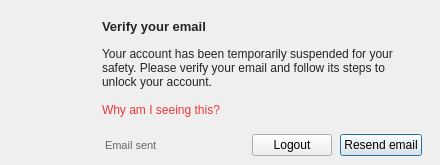
<?xml version="1.0" encoding="UTF-8"?>
<ui version="4.0">
 <class>VerifyEmailMessage</class>
 <widget class="QDialog" name="VerifyEmailMessage">
  <property name="geometry">
   <rect>
    <x>0</x>
    <y>0</y>
    <width>440</width>
    <height>165</height>
   </rect>
  </property>
  <property name="minimumSize">
   <size>
    <width>440</width>
    <height>165</height>
   </size>
  </property>
  <property name="maximumSize">
   <size>
    <width>440</width>
    <height>165</height>
   </size>
  </property>
  <property name="windowTitle">
   <string>Verify your email</string>
  </property>
  <layout class="QVBoxLayout" name="verticalLayout_2">
   <property name="spacing">
    <number>0</number>
   </property>
   <property name="leftMargin">
    <number>0</number>
   </property>
   <property name="rightMargin">
    <number>0</number>
   </property>
   <property name="bottomMargin">
    <number>0</number>
   </property>
   <item>
    <layout class="QHBoxLayout" name="horizontalLayout_4">
     <property name="spacing">
      <number>22</number>
     </property>
     <property name="leftMargin">
      <number>20</number>
     </property>
     <property name="topMargin">
      <number>0</number>
     </property>
     <property name="rightMargin">
      <number>17</number>
     </property>
     <item>
      <widget class="QWidget" name="wWarning" native="true">
       <layout class="QVBoxLayout" name="verticalLayout_3">
        <property name="leftMargin">
         <number>0</number>
        </property>
        <property name="topMargin">
         <number>0</number>
        </property>
        <property name="rightMargin">
         <number>0</number>
        </property>
        <property name="bottomMargin">
         <number>0</number>
        </property>
        <item>
         <widget class="QToolButton" name="bWarning">
          <property name="minimumSize">
           <size>
            <width>60</width>
            <height>60</height>
           </size>
          </property>
          <property name="maximumSize">
           <size>
            <width>60</width>
            <height>60</height>
           </size>
          </property>
          <property name="styleSheet">
           <string notr="true">#bWarning
{
border: none;
}</string>
          </property>
          <property name="text">
           <string/>
          </property>
          <property name="iconSize">
           <size>
            <width>60</width>
            <height>60</height>
           </size>
          </property>
         </widget>
        </item>
        <item>
         <spacer name="verticalSpacer">
          <property name="orientation">
           <enum>Qt::Vertical</enum>
          </property>
          <property name="sizeHint" stdset="0">
           <size>
            <width>20</width>
            <height>40</height>
           </size>
          </property>
         </spacer>
        </item>
       </layout>
      </widget>
     </item>
     <item>
      <widget class="QWidget" name="wContainer" native="true">
       <layout class="QVBoxLayout" name="verticalLayout">
        <property name="leftMargin">
         <number>0</number>
        </property>
        <property name="topMargin">
         <number>0</number>
        </property>
        <property name="rightMargin">
         <number>0</number>
        </property>
        <property name="bottomMargin">
         <number>0</number>
        </property>
        <item>
         <widget class="QLabel" name="lVerifyEmailTitle">
          <property name="styleSheet">
           <string notr="true">#lVerifyEmailTitle
{
	color: rgba(0,0,0,0.85);
	font-family: &quot;SF Pro Text&quot;;
	font-size: 13px;
	font-weight: bold;
}</string>
          </property>
          <property name="text">
           <string>Verify your email</string>
          </property>
          <property name="wordWrap">
           <bool>true</bool>
          </property>
         </widget>
        </item>
        <item>
         <widget class="QLabel" name="lVerifyEmailDesc">
          <property name="styleSheet">
           <string notr="true">#lVerifyEmailDesc
{
	color: rgba(0,0,0,0.85);
	font-family: &quot;SF Pro Text&quot;;
	font-size: 12px;
	line-height: 14px;
}</string>
          </property>
          <property name="text">
           <string>Your account has been temporarily suspended for your safety. Please verify your email and follow its steps to unlock your account.</string>
          </property>
          <property name="wordWrap">
           <bool>true</bool>
          </property>
         </widget>
        </item>
        <item>
         <widget class="QWidget" name="wWhySeenThis" native="true">
          <layout class="QHBoxLayout" name="horizontalLayout">
           <property name="leftMargin">
            <number>0</number>
           </property>
           <property name="topMargin">
            <number>0</number>
           </property>
           <property name="rightMargin">
            <number>0</number>
           </property>
           <property name="bottomMargin">
            <number>0</number>
           </property>
           <item>
            <widget class="QLabel" name="lWhySeenThis">
             <property name="cursor">
              <cursorShape>PointingHandCursor</cursorShape>
             </property>
             <property name="styleSheet">
              <string notr="true">#lWhySeenThis
{
    border: none;
	color: #F0373A;
	font-family: &quot;Segoe UI&quot;;
	font-size: 12px;
	line-height: 20px;
}</string>
             </property>
             <property name="text">
              <string>Why am I seeing this?</string>
             </property>
            </widget>
           </item>
           <item>
            <spacer name="horizontalSpacer">
             <property name="orientation">
              <enum>Qt::Horizontal</enum>
             </property>
             <property name="sizeHint" stdset="0">
              <size>
               <width>40</width>
               <height>20</height>
              </size>
             </property>
            </spacer>
           </item>
          </layout>
         </widget>
        </item>
       </layout>
      </widget>
     </item>
    </layout>
   </item>
   <item>
    <widget class="QWidget" name="wButtons" native="true">
     <layout class="QHBoxLayout" name="horizontalLayout_3">
      <property name="spacing">
       <number>8</number>
      </property>
      <property name="leftMargin">
       <number>18</number>
      </property>
      <property name="rightMargin">
       <number>18</number>
      </property>
      <item>
       <spacer name="horizontalSpacer_3">
        <property name="orientation">
         <enum>Qt::Horizontal</enum>
        </property>
        <property name="sizeHint" stdset="0">
         <size>
          <width>50</width>
          <height>20</height>
         </size>
        </property>
       </spacer>
      </item>
      <item>
       <widget class="QLabel" name="lEmailSent">
        <property name="styleSheet">
         <string notr="true">#lEmailSent
{
	color: #666666;
	font-family: &quot;SF Pro Text&quot;;
	font-size: 11px;
	line-height: 13px;
}</string>
        </property>
        <property name="text">
         <string>Email sent</string>
        </property>
       </widget>
      </item>
      <item>
       <spacer name="horizontalSpacer_2">
        <property name="orientation">
         <enum>Qt::Horizontal</enum>
        </property>
        <property name="sizeHint" stdset="0">
         <size>
          <width>1</width>
          <height>20</height>
         </size>
        </property>
       </spacer>
      </item>
      <item>
       <widget class="QPushButton" name="bLogout">
        <property name="text">
         <string>Logout</string>
        </property>
       </widget>
      </item>
      <item>
       <widget class="QPushButton" name="bResendEmail">
        <property name="text">
         <string>Resend email</string>
        </property>
        <property name="default">
         <bool>true</bool>
        </property>
       </widget>
      </item>
     </layout>
    </widget>
   </item>
  </layout>
 </widget>
 <resources/>
 <connections/>
</ui>
